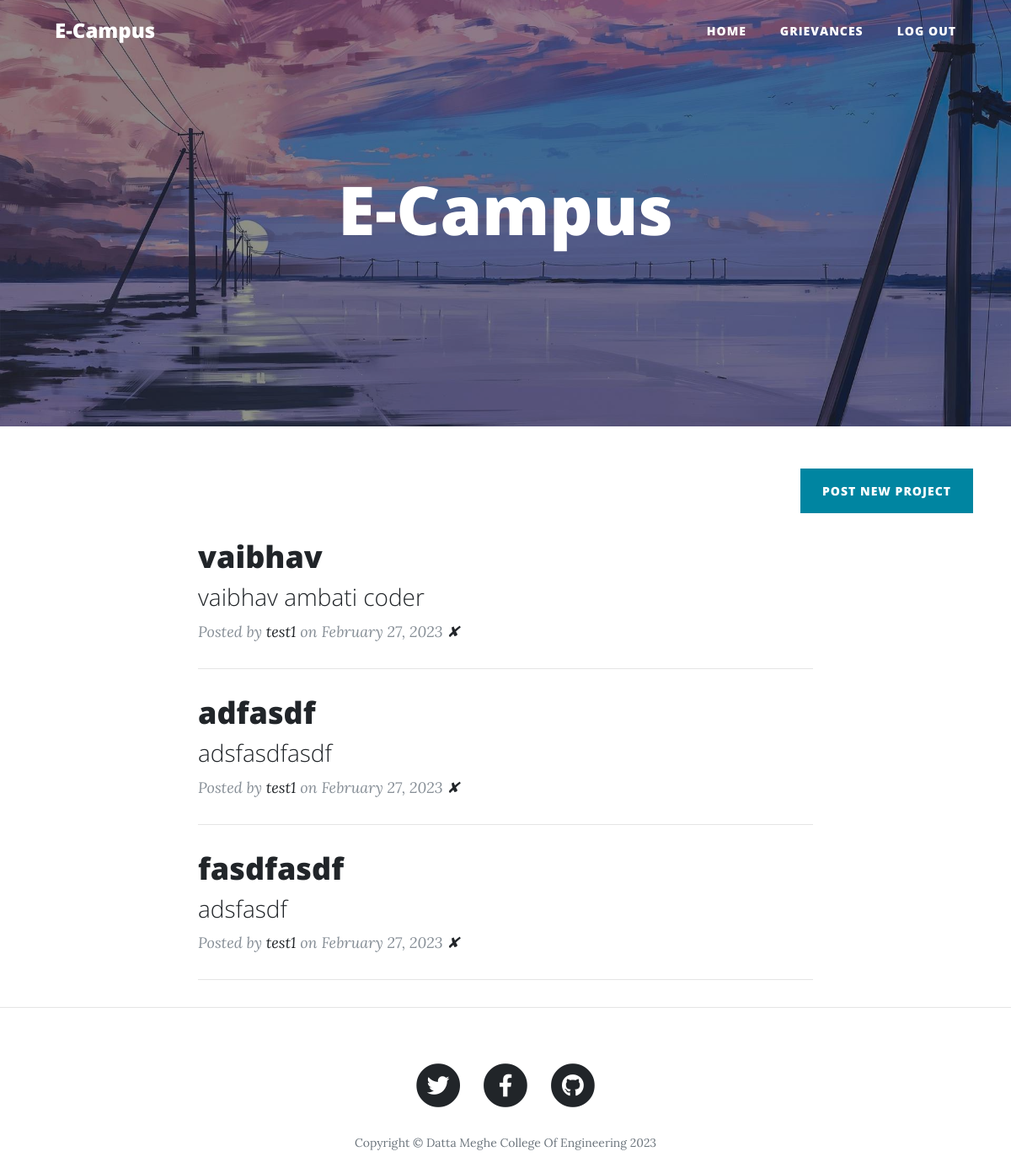
The page / (signed in) on the database its author committed.
### app.py (models this page shows)
class BlogPost(db.Model):
    __tablename__ = "blog_posts"
    id = db.Column(db.Integer, primary_key=True)
    author_id = db.Column(db.Integer, db.ForeignKey("users.id"))
    title = db.Column(db.String(250), unique=True, nullable=False)
    subtitle = db.Column(db.String(250), nullable=False)
    date = db.Column(db.String(250), nullable=False)
    body = db.Column(db.Text, nullable=False)
    img_url = db.Column(db.String(250), nullable=False)
    author = relationship("User", back_populates="posts")
    comments = relationship("Comment", back_populates="parent_post")

class User(UserMixin, db.Model):
    __tablename__ = "users"
    id = db.Column(db.Integer, primary_key=True)
    email = db.Column(db.String(100), unique=True)
    password = db.Column(db.String(100))
    name = db.Column(db.String(100))
    posts = relationship("BlogPost", back_populates="author")
    comments = relationship("Comment", back_populates="comment_author")

### app.py (the view)
@app.route('/')
def get_all_posts():
    if current_user.is_authenticated:
        posts = BlogPost.query.all()
        return render_template("index.html", all_posts=posts)
    else:
        flash("You need to login first!")
        return redirect("/login")

### app.py (called while the page is built)
@login_manager.user_loader
def load_user(user_id):
    return User.query.get(int(user_id))

### templates/index.html (shortened to what this page needs)
{% include "header.html" %}
  <header class="masthead" style="background-image: url('{{ url_for('static', filename='img/bg.jpg') }}')">
    <div class="overlay"></div>
    <div class="container">
      <div class="row">
        <div class="col-lg-8 col-md-10 mx-auto">
          <div class="site-heading">
            <h1>E-Campus</h1>
          </div>
        </div>
      </div>
    </div>
  </header>
  <div class="container">
 <div class="clearfix">
          <a class="btn btn-primary float-right "  href="{{url_for('add_new_post')}}">Post new project</a>
        </div>
    <div class="row">
      <div class="col-lg-8 col-md-10 mx-auto">
        {% for post in all_posts %}
        <div class="post-preview">
          <a href="{{ url_for('show_post', post_id=post.id) }}">
            <h2 class="post-title">
              {{post.title}}
            </h2>
            <h3 class="post-subtitle">
              {{post.subtitle}}
            </h3>
          </a>
          <p class="post-meta">Posted by
            <a href="#">{{post.author.name}}</a>
            on {{post.date}}
            {% if current_user.id == post.author_id %}
            <a href="{{url_for('delete_post', post_id=post.id) }}">✘</a>
            {% endif %}
          </p>
        </div>
        <hr>
        {% endfor %}
             </div>
    </div>
  </div>
  <hr>
{% include "footer.html" %}

### templates/header.html (shortened to what this page needs)
<!DOCTYPE html>
<html lang="en">
<head>
  <link href="{{ url_for('static', filename='vendor/bootstrap/css/bootstrap.min.css') }}" rel="stylesheet">
  <link href="{{ url_for('static', filename='vendor/fontawesome-free/css/all.min.css')}}" rel="stylesheet" type="text/css">
  <link href="{{ url_for('static', filename='css/clean-blog.min.css')}}" rel="stylesheet">
</head>
<body>
  <nav class="navbar navbar-expand-lg navbar-light fixed-top" id="mainNav">
    <div class="container">
      <a class="navbar-brand"  href="{{url_for('get_all_posts')}}">E-Campus</a>
      <div class="collapse navbar-collapse" id="navbarResponsive">
        <ul class="navbar-nav ml-auto">
          <li class="nav-item">
            <a class="nav-link" href="{{ url_for('get_all_posts') }}">Home</a>
          </li>
          <li class="nav-item">
            <a class="nav-link" href="{{ url_for('contact') }}">Grievances</a>
          </li>
          {% if not current_user.is_authenticated: %}
          <li class="nav-item">
            <a class="nav-link" href="{{ url_for('login') }}">Login</a>
          </li>
          <li class="nav-item">
            <a class="nav-link" href="{{ url_for('register') }}">Register</a>
          </li>
          {% else: %}
          <li class="nav-item">
            <a class="nav-link" href="{{ url_for('logout') }}">Log Out</a>
          </li>
          {% endif %}
        </ul>
      </div>
    </div>
  </nav>

### templates/footer.html (shortened to what this page needs)
  <footer>
    <div class="container">
      <div class="row">
        <div class="col-lg-8 col-md-10 mx-auto">
          <ul class="list-inline text-center">
            <li class="list-inline-item">
              <a href="#">
                <span class="fa-stack fa-lg">
                  <i class="fas fa-circle fa-stack-2x"></i>
                  <i class="fab fa-twitter fa-stack-1x fa-inverse"></i>
                </span>
              </a>
            </li>
            <li class="list-inline-item">
              <a href="#">
                <span class="fa-stack fa-lg">
                  <i class="fas fa-circle fa-stack-2x"></i>
                  <i class="fab fa-facebook-f fa-stack-1x fa-inverse"></i>
                </span>
              </a>
            </li>
            <li class="list-inline-item">
              <a href="#">
                <span class="fa-stack fa-lg">
                  <i class="fas fa-circle fa-stack-2x"></i>
                  <i class="fab fa-github fa-stack-1x fa-inverse"></i>
                </span>
              </a>
            </li>
          </ul>
          <p class="copyright text-muted">Copyright &copy; Datta Meghe College Of Engineering 2023</p>
        </div>
      </div>
    </div>
  </footer>
</body>
</html>

### rows shown on the page
BlogPost: title "vaibhav", subtitle "vaibhav ambati coder", author.name "test1", date "February 27, 2023"
BlogPost: title "adfasdf", subtitle "adsfasdfasdf", author.name "test1", date "February 27, 2023"
BlogPost: title "fasdfasdf", subtitle "adsfasdf", author.name "test1", date "February 27, 2023"
